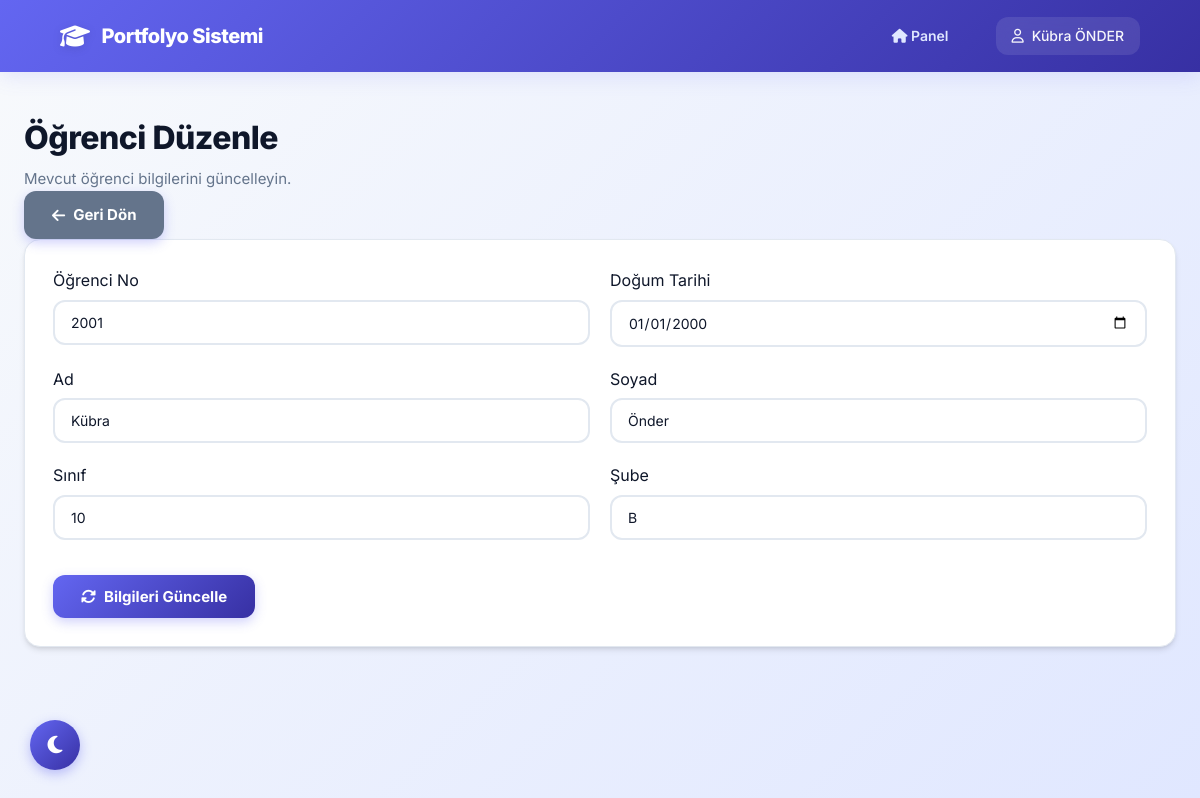
The app's page /ogrenci_duzenle.php?id=11 (signed in) with its own data.
### tables this page shows
CREATE TABLE `ogrenciler` (
  `id` int(11) NOT NULL,
  `ogr_no` varchar(20) NOT NULL,
  `ad` varchar(50) NOT NULL,
  `soyad` varchar(50) NOT NULL,
  `sinif` varchar(10) DEFAULT NULL,
  `sube` varchar(5) DEFAULT NULL,
  `dogum_tarihi` date DEFAULT NULL,
  `veli_user_id` int(11) DEFAULT NULL,
  `rehber_user_id` int(11) DEFAULT NULL,
  `created_at` timestamp NOT NULL DEFAULT current_timestamp()
);

### functions.php (called while the page is built, shortened)
<?php
function currentUserName(): string
{
      return $_SESSION['ad_soyad'] ?? '';
}

### ogrenci_duzenle.php (the view, shortened to what this page needs)
<?php
require_once 'functions.php';
require_once 'db.php';
$id = $_GET['id'] ?? 0;
$stmt = $pdo->prepare("SELECT * FROM ogrenciler WHERE id = ?");
$stmt->execute([$id]);
$ogrenci = $stmt->fetch();
?>
<!DOCTYPE html>
<html lang="tr">
<head>
      <link rel="stylesheet" href="https://cdnjs.cloudflare.com/ajax/libs/font-awesome/6.4.0/css/all.min.css">
      <link rel="stylesheet" href="style.css">
</head>
<body>
      <header class="topbar">
            <div class="logo"><i class="fa-solid fa-graduation-cap"></i> Portfolyo Sistemi</div>
            <div class="user-info">
                  <a href="index.php" style="margin-right: 15px; color: #e0e7ff;"><i class="fa-solid fa-house"></i> Panel</a>
                  <span><i class="fa-regular fa-user"></i> <?= htmlspecialchars(currentUserName()); ?></span>
            </div>
      </header>
      <main class="main-content">
            <div class="page-header-flex">
                  <div>
                        <h1>Öğrenci Düzenle</h1>
                        <p>Mevcut öğrenci bilgilerini güncelleyin.</p>
                  </div>
                  <a href="ogrenciler.php" class="btn" style="background: #64748b;">
                        <i class="fa-solid fa-arrow-left"></i> Geri Dön
                  </a>
            </div>
            <div class="card">
                  <form method="post">
                        <div class="form-grid">
                              <div>
                                    <label>Öğrenci No</label>
                                    <input type="text" name="ogr_no" value="<?= htmlspecialchars($ogrenci['ogr_no']) ?>" required>
                              </div>
                              <div>
                                    <label>Doğum Tarihi</label>
                                    <input type="date" name="dogum" value="<?= $ogrenci['dogum_tarihi'] ?>">
                              </div>
                        </div>
                        <div class="form-grid">
                              <div>
                                    <label>Ad</label>
                                    <input type="text" name="ad" value="<?= htmlspecialchars($ogrenci['ad']) ?>" required>
                              </div>
                              <div>
                                    <label>Soyad</label>
                                    <input type="text" name="soyad" value="<?= htmlspecialchars($ogrenci['soyad']) ?>" required>
                              </div>
                        </div>
                        <div class="form-grid">
                              <div>
                                    <label>Sınıf</label>
                                    <input type="text" name="sinif" value="<?= htmlspecialchars($ogrenci['sinif']) ?>" required>
                              </div>
                              <div>
                                    <label>Şube</label>
                                    <input type="text" name="sube" value="<?= htmlspecialchars($ogrenci['sube']) ?>" required>
                              </div>
                        </div>
                        <button type="submit" style="margin-top: 15px;">
                              <i class="fa-solid fa-rotate"></i> Bilgileri Güncelle
                        </button>
                  </form>
            </div>
      </main>
</body>
</html>

### style.css (style rules this page uses)
:root { --primary-color: #6366f1; --primary-hover: #4f46e5; --primary-light: #818cf8; --primary-dark: #3730a3; --secondary-color: #64748b; --bg-color: #f8fafc; --card-bg: #ffffff; --text-main: #0f172a; --text-muted: #64748b; --border-color: #e2e8f0; --success-bg: #dcfce7; --success-text: #166534; --success-color: #22c55e; --danger-bg: #fee2e2; --danger-text: #991b1b; --danger-color: #ef4444; --warning-bg: #ffedd5; --warning-text: #9a3412; --warning-color: #f59e0b; --info-bg: #e0e7ff; --info-text: #3730a3; --info-color: #6366f1; --shadow-xs: 0 1px 2px 0 rgb(0 0 0 / 0.05); --shadow-sm: 0 1px 3px 0 rgb(0 0 0 / 0.1), 0 1px 2px -1px rgb(0 0 0 / 0.1); --shadow-md: 0 4px 6px -1px rgb(0 0 0 / 0.1), 0 2px 4px -2px rgb(0 0 0 / 0.1); --shadow-lg: 0 10px 15px -3px rgb(0 0 0 / 0.1), 0 4px 6px -4px rgb(0 0 0 / 0.1); --shadow-xl: 0 20px 25px -5px rgb(0 0 0 / 0.1), 0 8px 10px -6px rgb(0 0 0 / 0.1); --shadow-2xl: 0 25px 50px -12px rgb(0 0 0 / 0.25); --radius-sm: 0.375rem; --radius-md: 0.5rem; --radius-lg: 0.75rem; --radius-xl: 1rem; --radius-2xl: 1.5rem; --transition-fast: 150ms cubic-bezier(0.4, 0, 0.2, 1); --transition-base: 200ms cubic-bezier(0.4, 0, 0.2, 1); --transition-slow: 300ms cubic-bezier(0.4, 0, 0.2, 1); }
* { box-sizing: border-box; margin: 0; padding: 0; }
body { font-family: "Inter", -apple-system, BlinkMacSystemFont, "Segoe UI", Roboto, sans-serif; background: linear-gradient(135deg, #f8fafc 0%, #e0e7ff 100%); color: var(--text-main); line-height: 1.6; -webkit-font-smoothing: antialiased; -moz-osx-font-smoothing: grayscale; min-height: 100vh; }
a { color: var(--primary-color); text-decoration: none; transition: color var(--transition-base); }
.topbar { background: linear-gradient( 135deg, var(--primary-color) 0%, var(--primary-dark) 100% ); height: 72px; display: flex; align-items: center; justify-content: space-between; padding: 0 5%; box-shadow: 0 4px 20px rgba(99, 102, 241, 0.15); position: sticky; top: 0; z-index: 100; color: white; backdrop-filter: blur(10px); }
.logo, .logo-link { font-size: 20px; font-weight: 800; color: white !important; display: flex; align-items: center; gap: 12px; text-decoration: none; transition: all var(--transition-base); letter-spacing: -0.5px; }
.logo i, .logo-link i { font-size: 24px; filter: drop-shadow(0 2px 4px rgba(0, 0, 0, 0.1)); }
.user-info { font-size: 14px; font-weight: 500; color: rgba(255, 255, 255, 0.95); display: flex; align-items: center; gap: 16px; }
.user-info span { display: flex; align-items: center; gap: 8px; padding: 8px 16px; background: rgba(255, 255, 255, 0.1); border-radius: var(--radius-lg); backdrop-filter: blur(10px); }
.user-info a { color: white; font-weight: 600; transition: all var(--transition-base); padding: 8px 16px; border-radius: var(--radius-md); }
.main-content { max-width: 1280px; margin: 40px auto; padding: 0 24px; }
.main-content h1 { font-size: 32px; font-weight: 800; color: var(--text-main); letter-spacing: -0.5px; margin-bottom: 4px; }
.main-content p { color: var(--text-muted); font-size: 15px; }
input[type="text"], input[type="date"], input[type="password"], select, textarea { width: 100%; padding: 12px 16px; border: 2px solid var(--border-color); border-radius: var(--radius-lg); margin-top: 6px; margin-bottom: 20px; font-family: inherit; font-size: 14px; transition: all var(--transition-base); background: var(--card-bg); color: var(--text-main); }
button[type="submit"], .btn { background: linear-gradient( 135deg, var(--primary-color) 0%, var(--primary-dark) 100% ); color: white; padding: 12px 28px; border: none; border-radius: var(--radius-lg); font-weight: 700; cursor: pointer; transition: all var(--transition-base); font-family: inherit; font-size: 15px; display: inline-flex; align-items: center; gap: 8px; box-shadow: 0 4px 12px rgba(99, 102, 241, 0.3); }
.card { background: white; border-radius: var(--radius-xl); padding: 28px; box-shadow: var(--shadow-md); margin-bottom: 24px; border: 1px solid var(--border-color); transition: all var(--transition-base); }
label { color: var(--text-main); }
body { animation: fadeIn 0.4s ease; }

### ogrenci_duzenle.php (style rules this page uses)
.form-grid { display: grid; grid-template-columns: 1fr 1fr; gap: 20px; }

### records on screen
ogrenciler: ogr_no "2001", dogum "01/01/2000", ad "Kübra", soyad "Önder", sinif "10", sube "B"

### other values on screen
currentUserName() "Kübra ÖNDER"
